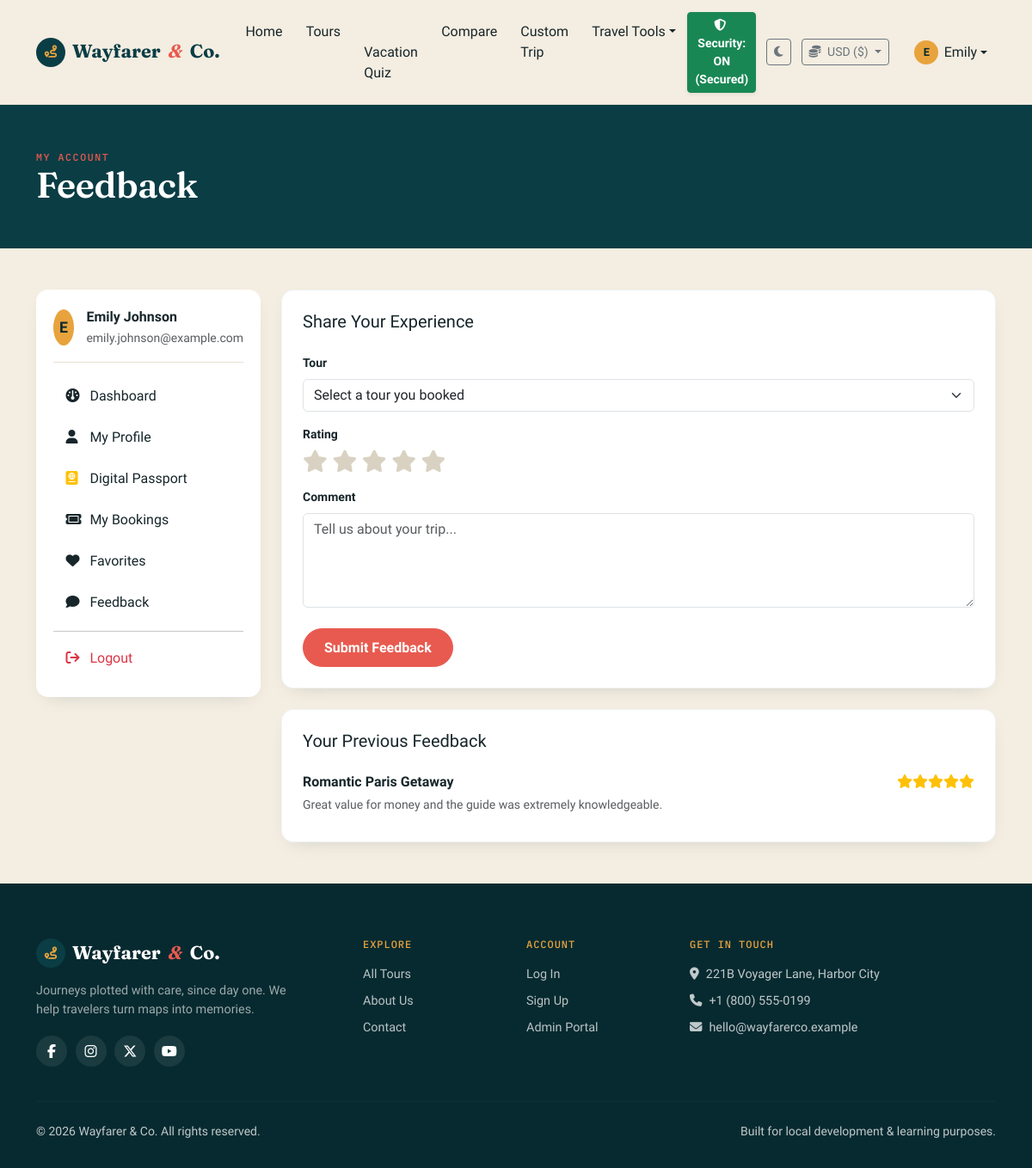
Screenshot of /feedback (signed in) with the database file from the repository.
### models/user.py (models this page shows, shortened)
class User(db.Model):
    __tablename__ = "users"
    id = db.Column(db.Integer, primary_key=True)
    name = db.Column(db.String(120), nullable=False)
    email = db.Column(db.String(150), unique=True, nullable=False, index=True)
    phone = db.Column(db.String(20), nullable=True)
    password_hash = db.Column(db.String(255), nullable=False)
    role = db.Column(db.String(20), nullable=False, default="user")  # 'user' or 'admin'
    reward_points = db.Column(db.Integer, default=100, nullable=False)
    referral_code = db.Column(db.String(30), unique=True, nullable=True)
    is_active = db.Column(db.Boolean, default=True, nullable=False)
    created_at = db.Column(db.DateTime, default=datetime.utcnow)
    bookings = db.relationship("Booking", backref="user", lazy=True, cascade="all, delete-orphan")
    feedbacks = db.relationship("Feedback", backref="user", lazy=True, cascade="all, delete-orphan")
    favorites = db.relationship("Favorite", backref="user", lazy=True, cascade="all, delete-orphan")
    def is_admin(self):
        return self.role == "admin"

### models/feedback.py (models this page shows, shortened)
class Feedback(db.Model):
    __tablename__ = "feedback"
    id = db.Column(db.Integer, primary_key=True)
    user_id = db.Column(db.Integer, db.ForeignKey("users.id"), nullable=False)
    tour_id = db.Column(db.Integer, db.ForeignKey("tours.id"), nullable=False)
    booking_id = db.Column(db.Integer, db.ForeignKey("bookings.id"), nullable=True)
    rating = db.Column(db.Integer, nullable=False, default=5)  # 1-5
    comment = db.Column(db.Text, nullable=False, default="")
    created_at = db.Column(db.DateTime, default=datetime.utcnow)

### models/tour.py (models this page shows, shortened)
class Tour(db.Model):
    __tablename__ = "tours"
    id = db.Column(db.Integer, primary_key=True)
    name = db.Column(db.String(150), nullable=False)
    destination = db.Column(db.String(100), nullable=False, index=True)
    category = db.Column(db.String(50), nullable=False, default="General")
    description = db.Column(db.Text, nullable=False, default="")
    itinerary = db.Column(db.Text, nullable=True)
    duration = db.Column(db.String(50), nullable=False, default="")  # e.g. "5 Days / 4 Nights"
    price = db.Column(db.Float, nullable=False, default=0.0)
    child_price = db.Column(db.Float, nullable=False, default=0.0)
    available_seats = db.Column(db.Integer, nullable=False, default=0)
    start_date = db.Column(db.Date, nullable=True)
    end_date = db.Column(db.Date, nullable=True)
    image_url = db.Column(db.String(400), nullable=True)
    included = db.Column(db.Text, nullable=True)
    excluded = db.Column(db.Text, nullable=True)
    rating = db.Column(db.Float, nullable=False, default=4.5)
    difficulty = db.Column(db.String(30), nullable=False, default="Easy")  # Easy, Moderate, Challenging, Expedition
    season = db.Column(db.String(30), nullable=False, default="All Year")   # Spring, Summer, Autumn, Winter, All Year
    tags = db.Column(db.String(200), nullable=True, default="Popular, Recommended")  # Comma separated
    latitude = db.Column(db.Float, nullable=True, default=46.8182)
    longitude = db.Column(db.Float, nullable=True, default=8.2275)
    max_seats = db.Column(db.Integer, nullable=False, default=30)
    is_active = db.Column(db.Boolean, default=True, nullable=False)
    created_at = db.Column(db.DateTime, default=datetime.utcnow)
    bookings = db.relationship("Booking", backref="tour", lazy=True)
    feedbacks = db.relationship("Feedback", backref="tour", lazy=True)
    favorited_by = db.relationship("Favorite", backref="tour", lazy=True)

### routes/profile.py (the view, shortened to what this page needs)
@profile_bp.route("/feedback", methods=["GET", "POST"])
@login_required
def feedback():
    user = get_current_user()
    completed_tours = (
        db.session.query(Tour)
        .join(Booking, Booking.tour_id == Tour.id)
        .filter(Booking.user_id == user.id)
        .distinct()
        .all()
    )
    my_feedback = (
        Feedback.query.filter_by(user_id=user.id).order_by(Feedback.created_at.desc()).all()
    )
    return render_template("feedback.html", tours=completed_tours, my_feedback=my_feedback)

### templates/feedback.html (shortened to what this page needs)
{% extends "base.html" %}
{% block content %}
<div class="wf-page-header">
    <div class="container">
        <div class="wf-eyebrow">My Account</div>
        <h1>Feedback</h1>
    </div>
</div>
<div class="container py-5">
    <div class="row g-4">
        <div class="col-lg-3">
            {% include "_account_sidebar.html" with context %}
        </div>
        <div class="col-lg-9">
            <div class="wf-panel p-4 mb-4">
                <h5 class="mb-4">Share Your Experience</h5>
                <form method="post">
                    <div class="mb-3">
                        <label class="form-label small fw-semibold">Tour</label>
                        <select name="tour_id" class="form-select" required>
                            <option value="" disabled selected>Select a tour you booked</option>
                        </select>
                    </div>
                    <div class="mb-3">
                        <label class="form-label small fw-semibold d-block">Rating</label>
                        <div class="wf-star-rating">
                            {% for i in range(5) %}
                            <i class="fa-solid fa-star wf-star"></i>
                            {% endfor %}
                        </div>
                    </div>
                    <div class="mb-4">
                        <label class="form-label small fw-semibold">Comment</label>
                        <textarea name="comment" class="form-control" rows="4" placeholder="Tell us about your trip..." required></textarea>
                    </div>
                    <button type="submit" class="btn wf-btn-primary">Submit Feedback</button>
                </form>
            </div>
            <div class="wf-panel p-4">
                <h5 class="mb-3">Your Previous Feedback</h5>
                {% for fb in my_feedback %}
                <div class="py-2 {% if not loop.last %}border-bottom{% endif %}">
                    <div class="d-flex justify-content-between">
                        <strong>{{ fb.tour.name }}</strong>
                        <span class="text-warning">{% for i in range(fb.rating) %}<i class="fa-solid fa-star"></i>{% endfor %}</span>
                    </div>
                    {% if security_mode == 'OFF' %}
                    <div class="alert alert-danger border-danger my-2 p-3 font-monospace shadow-sm">
                        <div class="fw-bold text-danger mb-1"><i class="fa-solid fa-skull-crossbones me-2"></i> 🔥 STORED XSS ATTACK EXECUTED — VULNERABLE DATA RENDERED:</div>
                        <div class="small text-dark">{{ fb.comment|safe }}</div>
                    </div>
                    {% else %}
                    <p class="text-muted small mb-0 mt-1">{{ fb.comment }}</p>
                    {% endif %}
                </div>
                {% else %}
                <p class="text-muted mb-0">You haven't submitted any feedback yet.</p>
                {% endfor %}
            </div>
        </div>
    </div>
</div>
{% endblock %}

### templates/base.html (shortened to what this page needs)
<!DOCTYPE html>
<html lang="en">
<head>
    <link href="https://cdnjs.cloudflare.com/ajax/libs/twitter-bootstrap/5.3.3/css/bootstrap.min.css" rel="stylesheet">
    <link href="https://cdnjs.cloudflare.com/ajax/libs/font-awesome/6.5.2/css/all.min.css" rel="stylesheet">
    <link href="{{ url_for('static', filename='css/style.css') }}" rel="stylesheet">
</head>
<body>
<nav class="navbar navbar-expand-lg wf-navbar sticky-top">
    <div class="container">
        <a class="navbar-brand wf-brand" href="{{ url_for('main.home') }}">
            <span class="wf-brand-mark"><i class="fa-solid fa-route"></i></span>
            Wayfarer<span class="wf-brand-dot">&amp;</span>Co.
        </a>
        <div class="collapse navbar-collapse" id="navMain">
            <ul class="navbar-nav mx-auto">
                <li class="nav-item"><a class="nav-link" href="{{ url_for('main.home') }}">Home</a></li>
                <li class="nav-item"><a class="nav-link" href="{{ url_for('tours.list_tours') }}">Tours</a></li>
                <li class="nav-item"><a class="nav-link" href="{{ url_for('tools.vacation_quiz') }}">Vacation Quiz</a></li>
                <li class="nav-item"><a class="nav-link" href="{{ url_for('api.compare_tours') }}">Compare</a></li>
                <li class="nav-item"><a class="nav-link" href="{{ url_for('api.custom_trip') }}">Custom Trip</a></li>
                <li class="nav-item dropdown">
                    <a class="nav-link dropdown-toggle" href="#" role="button" data-bs-toggle="dropdown">Travel Tools</a>
                </li>
            </ul>
            <ul class="navbar-nav align-items-lg-center gap-lg-2">
                <li class="nav-item me-lg-1">
                    {% if security_mode == 'OFF' %}
                    <a href="{{ url_for('main.toggle_security') }}" class="btn btn-sm btn-warning py-1 fw-bold text-dark shadow-sm" title="Click to ENABLE Security Mode (Secured)">
                        <i class="fa-solid fa-triangle-exclamation me-1"></i> Security: OFF (Vulnerable)
                    </a>
                    {% else %}
                    <a href="{{ url_for('main.toggle_security') }}" class="btn btn-sm btn-success py-1 fw-semibold shadow-sm" title="Click to DISABLE Security Mode (Lab Demo)">
                        <i class="fa-solid fa-shield-halved me-1"></i> Security: ON (Secured)
                    </a>
                    {% endif %}
                </li>
                <li class="nav-item me-lg-1">
                    <button class="btn btn-sm btn-outline-secondary py-1" id="themeToggleBtn" title="Toggle Dark/Light Mode">
                        <i class="fa-solid fa-moon"></i>
                    </button>
                </li>
                <li class="nav-item dropdown me-lg-2">
                    <button class="btn btn-sm btn-outline-secondary dropdown-toggle py-1" type="button" data-bs-toggle="dropdown" id="currencyBtn">
                        <i class="fa-solid fa-coins me-1"></i> USD ($)
                    </button>
                </li>
                {% if current_user %}
                <li class="nav-item dropdown">
                    <a class="nav-link dropdown-toggle wf-user-toggle" href="#" role="button" data-bs-toggle="dropdown">
                        <span class="wf-avatar">{{ current_user.name[0]|upper }}</span>
                        {{ current_user.name.split(' ')[0] }}
                    </a>
                </li>
                {% else %}
                <li class="nav-item"><a class="nav-link" href="{{ url_for('auth.login') }}">Log In</a></li>
                <li class="nav-item"><a class="btn wf-btn-primary btn-sm ms-lg-2" href="{{ url_for('auth.register') }}">Sign Up</a></li>
                {% endif %}
            </ul>
        </div>
    </div>
</nav>
<main>
    {% block content %}{% endblock %}
</main>
<footer class="wf-footer">
    <div class="container">
        <div class="row gy-4">
            <div class="col-lg-4">
                <a class="wf-brand wf-brand-footer" href="{{ url_for('main.home') }}">
                    <span class="wf-brand-mark"><i class="fa-solid fa-route"></i></span>
                    Wayfarer<span class="wf-brand-dot">&amp;</span>Co.
                </a>
                <p class="wf-footer-tagline">Journeys plotted with care, since day one. We help travelers turn maps into memories.</p>
                <div class="wf-social">
                    <a href="#"><i class="fa-brands fa-facebook-f"></i></a>
                    <a href="#"><i class="fa-brands fa-instagram"></i></a>
                    <a href="#"><i class="fa-brands fa-x-twitter"></i></a>
                    <a href="#"><i class="fa-brands fa-youtube"></i></a>
                </div>
            </div>
            <div class="col-lg-2 col-6">
                <h6 class="wf-footer-heading">Explore</h6>
                <ul class="wf-footer-links">
                    <li><a href="{{ url_for('tours.list_tours') }}">All Tours</a></li>
                    <li><a href="{{ url_for('main.about') }}">About Us</a></li>
                    <li><a href="{{ url_for('main.contact') }}">Contact</a></li>
                </ul>
            </div>
            <div class="col-lg-2 col-6">
                <h6 class="wf-footer-heading">Account</h6>
                <ul class="wf-footer-links">
                    <li><a href="{{ url_for('auth.login') }}">Log In</a></li>
                    <li><a href="{{ url_for('auth.register') }}">Sign Up</a></li>
                    <li><a href="{{ url_for('admin.login') }}">Admin Portal</a></li>
                </ul>
            </div>
            <div class="col-lg-4">
                <h6 class="wf-footer-heading">Get in touch</h6>
                <ul class="wf-footer-links">
                    <li><i class="fa-solid fa-location-dot me-2"></i>221B Voyager Lane, Harbor City</li>
                    <li><i class="fa-solid fa-phone me-2"></i>+1 (800) 555-0199</li>
                    <li><i class="fa-solid fa-envelope me-2"></i>hello@wayfarerco.example</li>
                </ul>
            </div>
        </div>
        <hr class="wf-footer-rule">
        <div class="d-flex flex-column flex-md-row justify-content-between align-items-center gap-2">
            <small>&copy; {{ 2026 }} Wayfarer &amp; Co. All rights reserved.</small>
            <small>Built for local development &amp; learning purposes.</small>
        </div>
    </div>
</footer>
</body>
</html>

### templates/_account_sidebar.html (shortened to what this page needs)
<div class="wf-sidebar">
    <div class="d-flex align-items-center gap-2 mb-3 pb-3" style="border-bottom: 1px solid var(--wf-sand-dark);">
        <span class="wf-avatar" style="width:42px; height:42px; font-size:1.1rem;">{{ current_user.name[0]|upper }}</span>
        <div>
            <div class="fw-semibold">{{ current_user.name }}</div>
            <small class="text-muted">{{ current_user.email }}</small>
        </div>
    </div>
    <nav class="nav flex-column">
        <a class="nav-link {% if active == 'dashboard' %}active{% endif %}" href="{{ url_for('profile.dashboard') }}"><i class="fa-solid fa-gauge me-2"></i>Dashboard</a>
        <a class="nav-link {% if active == 'profile' %}active{% endif %}" href="{{ url_for('profile.view_profile') }}"><i class="fa-solid fa-user me-2"></i>My Profile</a>
        <a class="nav-link {% if active == 'passport' %}active{% endif %}" href="{{ url_for('api.user_passport') }}"><i class="fa-solid fa-passport me-2 text-warning"></i>Digital Passport</a>
        <a class="nav-link {% if active == 'bookings' %}active{% endif %}" href="{{ url_for('bookings.my_bookings') }}"><i class="fa-solid fa-ticket me-2"></i>My Bookings</a>
        <a class="nav-link {% if active == 'favorites' %}active{% endif %}" href="{{ url_for('profile.favorites') }}"><i class="fa-solid fa-heart me-2"></i>Favorites</a>
        <a class="nav-link {% if active == 'feedback' %}active{% endif %}" href="{{ url_for('profile.feedback') }}"><i class="fa-solid fa-comment me-2"></i>Feedback</a>
        <hr class="my-2">
        <a class="nav-link text-danger" href="{{ url_for('auth.logout') }}"><i class="fa-solid fa-arrow-right-from-bracket me-2"></i>Logout</a>
    </nav>
</div>

### rows the page displays
User: name "E", name "Emily", name "Emily Johnson", email "emily.johnson@example.com"
Feedback: tour.name "Romantic Paris Getaway", rating 5 (drawn), comment "Great value for money and the guide was extremely knowledgeable."

### other values shown
{{ 2026 }} "2026"
